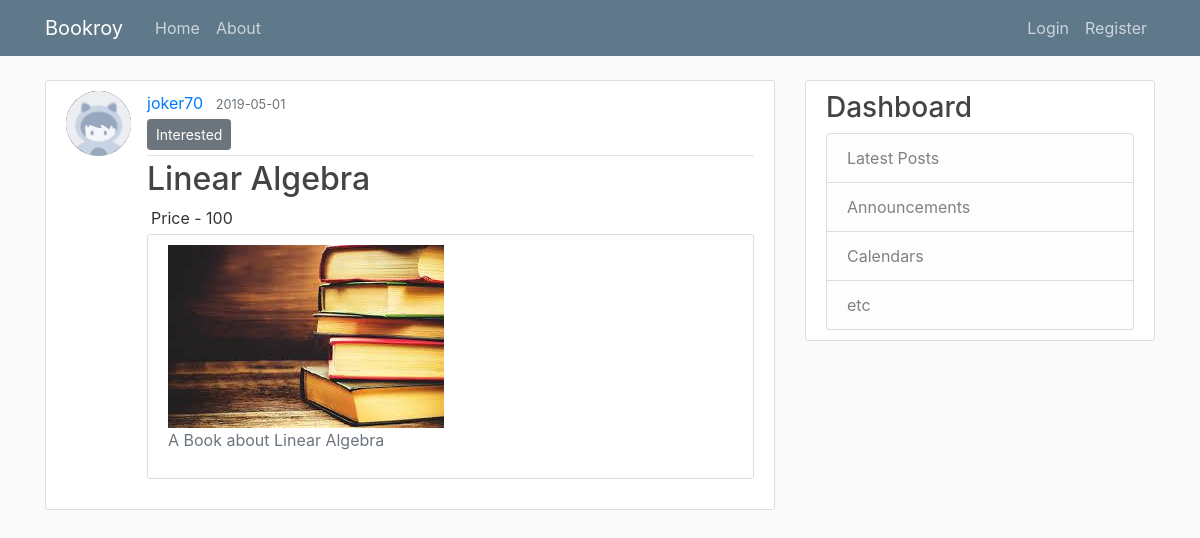
/post/1, run on an earlier commit of the app's database.
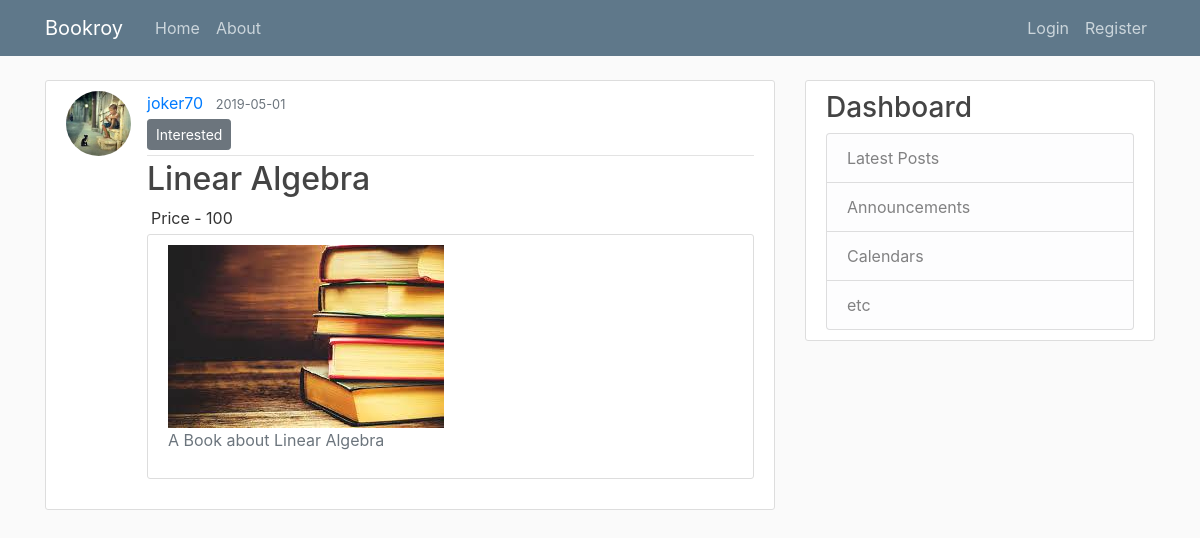
And on a later commit of the database.
### App/models.py (models this page shows, shortened)
class User(db.Model, UserMixin):
    id = db.Column(db.Integer, primary_key=True)
    username = db.Column(db.String(20), unique=True, nullable=False)
    email = db.Column(db.String(100), unique=True, nullable=False)
    profilePicture = db.Column(db.String(50), nullable=False, default='default.jpg')
    password = db.Column(db.String(50), nullable=False)
    posts = db.relationship('Post', backref='author', lazy=True)
    messages_sent = db.relationship('Message',
                                    foreign_keys='Message.sender_id',
                                    backref='author', lazy='dynamic')
    messages_received = db.relationship('Message',
                                        foreign_keys='Message.recipient_id',
                                        backref='recipient', lazy='dynamic')
    last_message_read_time = db.Column(db.DateTime)

### App/posts/routes.py (the view)
@posts.route('/post/<int:post_id>', methods=['GET', 'POST'])
def post(post_id):
    the_post = Post.query.get_or_404(post_id)
    return render_template('post.html', title=the_post.title, post=the_post)

### App/templates/post.html (shortened to what this page needs)
{% extends "layout.html" %}
{% block content %}
    <article class="media content-section">
        <img class="rounded-circle article-img"
             src="{{ url_for('static', filename='profile_pics/' + post.author.profilePicture) }}">
        <div class="media-body">
            <div class="article-metadata">
                <a class="mr-2" href="{{ url_for('users.profile', username=post.author.username) }}">{{ post.author.username }}</a>
                <small class="text-muted">{{ post.datePosted.strftime('%Y-%m-%d') }}</small>
                {% if post.author == current_user %}
                    <div>
                        <a class="btn btn-secondary btn-sm mt-1 mb-1" href="{{ url_for('posts.update_post', post_id=post.id) }}">Update</a>
                        <button type="button" class="btn btn-danger btn-sm m-1" data-toggle="modal"
                                data-target="#deleteModal">Delete
                        </button>
                    </div>
                {% else %}
                    <div>
                        <a class="btn btn-secondary btn-sm mt-1 mb-1" href={{ url_for('main.send_message', recipient=post.author.username) }}>Interested</a>
                    </div>
                {% endif %}
            </div>
            <h2 class="article-title">{{ post.title }}</h2>
            <p class="article-content m-1">Price - {{ post.price }}</p>
            <div class="content-section">
                <img src="{{ url_for('static', filename='book_pics/' + post.coverPicture) }}">
                <p class="text-muted">{{ post.content }}</p>
            </div>
        </div>
    </article>
{% endblock %}

What changed in the data, as far as the page shows it:
changed User "joker70": profilePicture: picture added in place of a placeholder
